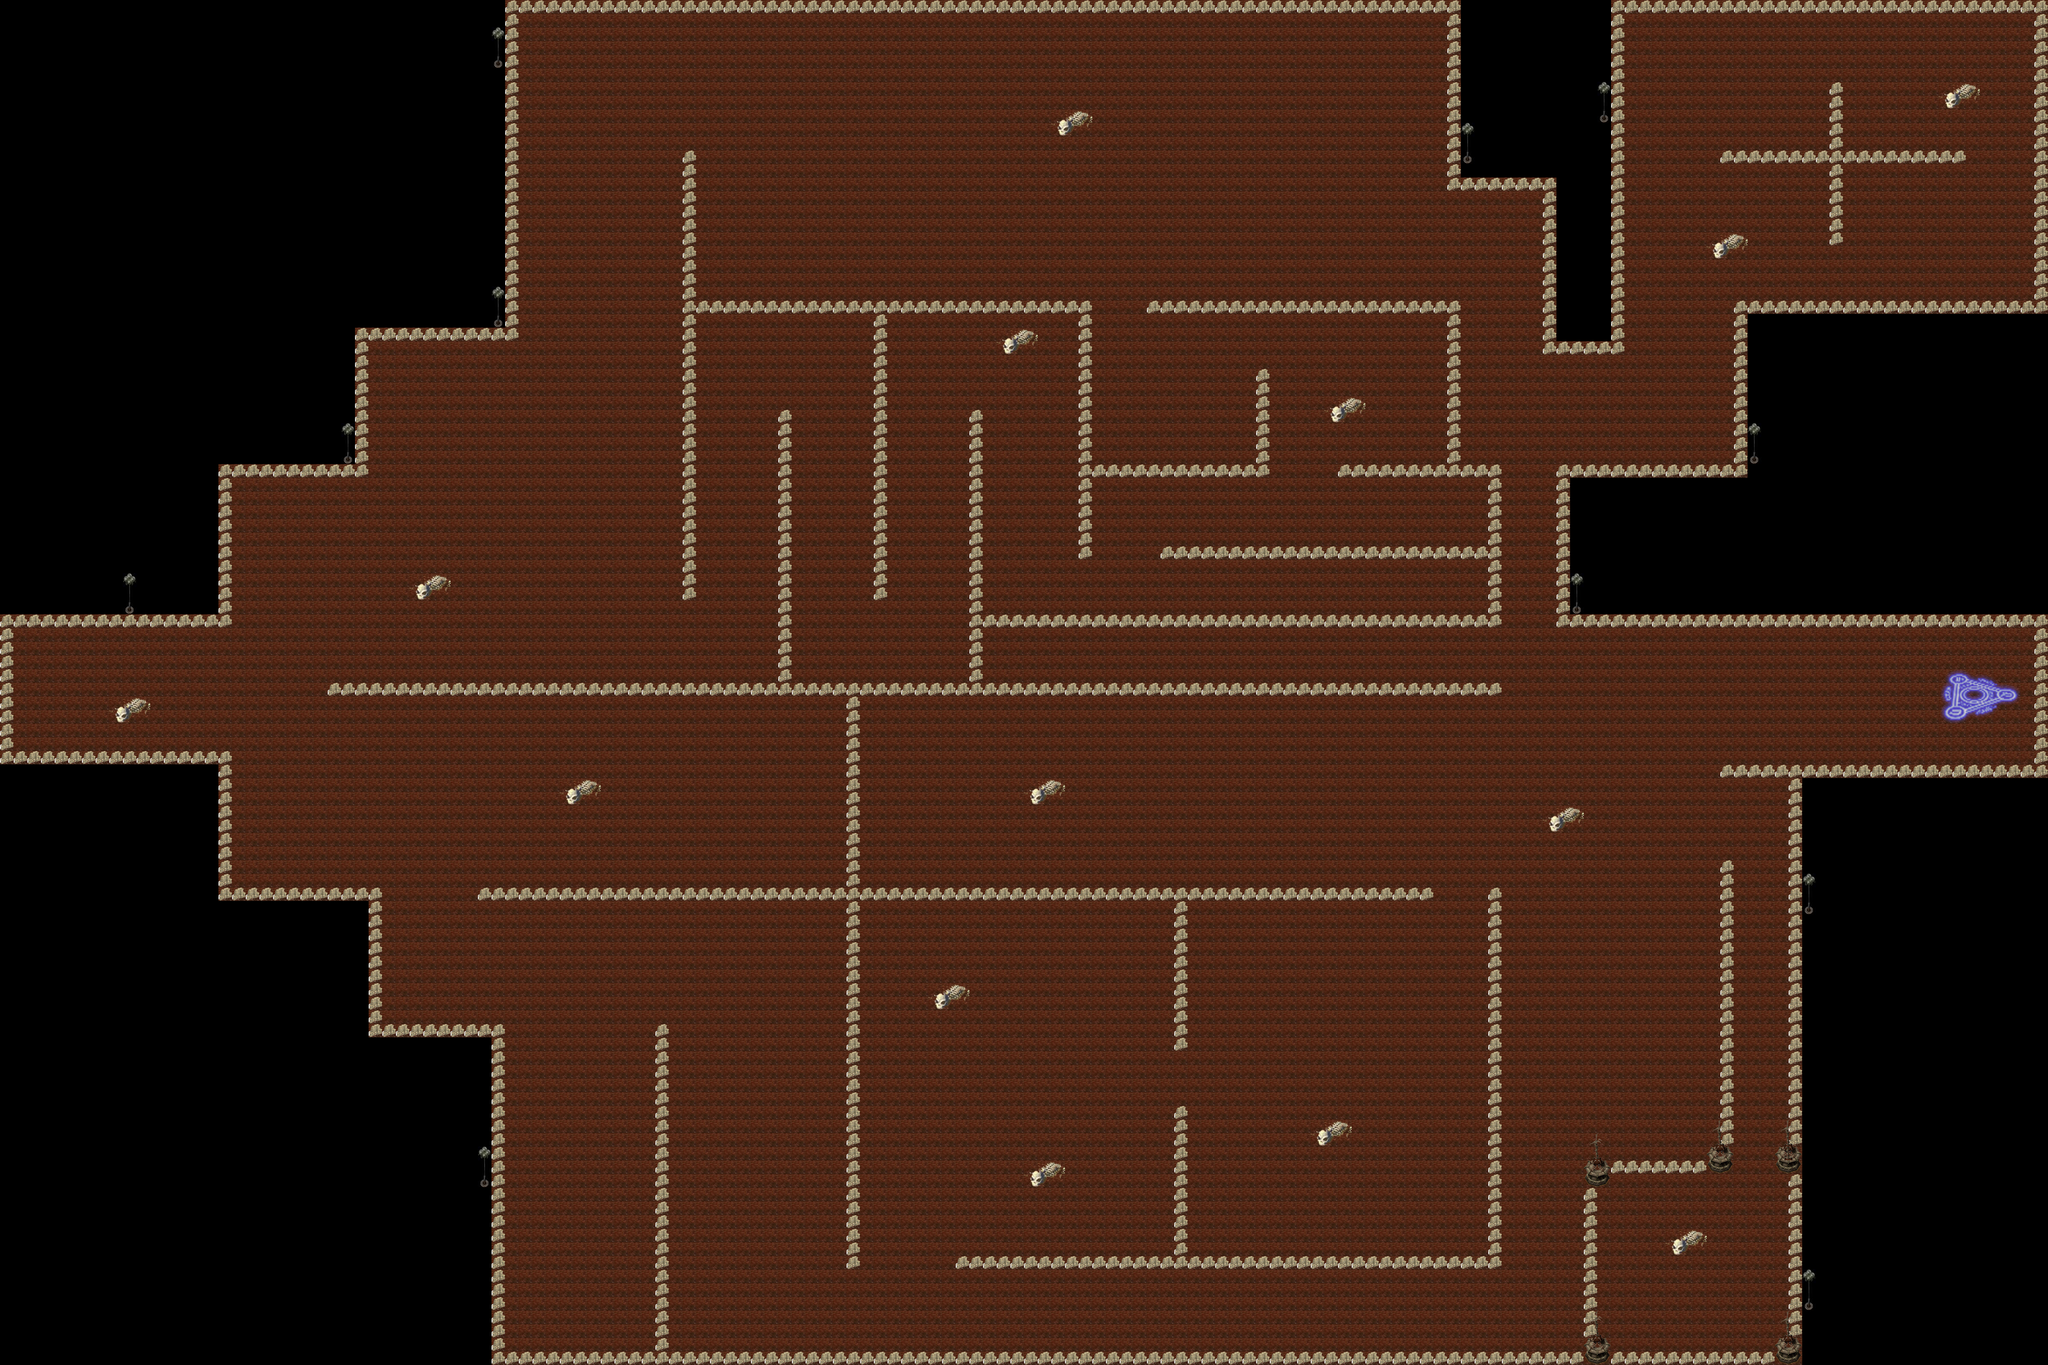

This is a level from a 2D game, rendered from its Tiled map with the project's own tilesets. A one-line summary and the map file follow, with tile-layer data summarised:
An orthogonal 150x100 tile map with 32x32 px tiles, 3 tile layers (bg, collision, decorate), 6 tilesets and 105 objects (103x enemy, hero, boss).

<map version="1.0" orientation="orthogonal" width="150" height="100" tilewidth="32" tileheight="32">
 <tileset firstgid="1" name="map_bg" tilewidth="32" tileheight="32">
  <image source="map_bg.jpg" width="32" height="32" />
 </tileset>
 <tileset firstgid="2" name="stone" tilewidth="32" tileheight="32">
  <image source="stone.png" width="32" height="32" />
 </tileset>
 <tileset firstgid="3" name="passArea" tilewidth="32" tileheight="32">
  <image source="passArea.png" width="192" height="128" />
 </tileset>
 <tileset firstgid="27" name="light" tilewidth="32" tileheight="32">
  <image source="light.jpg" width="32" height="96" />
 </tileset>
 <tileset firstgid="30" name="bone" tilewidth="32" tileheight="32">
  <image source="bone.png" width="126" height="64" />
 </tileset>
 <tileset firstgid="36" name="zhuzi" tilewidth="32" tileheight="32">
  <image source="zhuzi.png" width="64" height="128" />
 </tileset>
 <layer name="bg" width="150" height="100">
  <data>[15000 cells, 10803 non-empty, 1 distinct tile ids]</data>
 </layer>
 <layer name="collision" width="150" height="100">
  <data>[15000 cells, 1291 non-empty, 5 distinct tile ids]</data>
 </layer>
 <layer name="decorate" width="150" height="100">
  <data>[15000 cells, 163 non-empty, 37 distinct tile ids]</data>
 </layer>
 <objectgroup name="objects" width="150" height="100">
  <object name="hero" x="107" y="1604" width="21" height="25" />
  <object name="boss" x="3780" y="2860" />
  <object name="enemy" x="688" y="1248" />
  <object name="enemy" x="696" y="1392" />
  <object name="enemy" x="1088" y="1424" width="8" />
  <object name="enemy" x="1160" y="1424" />
  <object name="enemy" x="1112" y="1008" />
  <object name="enemy" x="1376" y="1208" />
  <object name="enemy" x="1464" y="1440" width="16" />
  <object name="enemy" x="776" y="1840" />
  <object name="enemy" x="1088" y="2248" width="8" />
  <object name="enemy" x="1704" y="1904" />
  <object name="enemy" x="1760" y="2416" />
  <object name="enemy" x="1384" y="2632" height="8" />
  <object name="enemy" x="1344" y="3024" />
  <object name="enemy" x="1752" y="2936" />
  <object name="enemy" x="1896" y="3072" width="8" height="8" />
  <object name="enemy" x="2288" y="2648" />
  <object name="enemy" x="2488" y="2416" width="8" />
  <object name="enemy" x="2304" y="2256" />
  <object name="enemy" x="2608" y="2816" width="8" height="8" />
  <object name="enemy" x="2472" y="2592" />
  <object name="enemy" x="2192" y="2808" height="8" />
  <object name="enemy" x="2912" y="2336" />
  <object name="enemy" x="2936" y="2544" height="8" />
  <object name="enemy" x="3192" y="2360" />
  <object name="enemy" x="3104" y="2216" />
  <object name="enemy" x="3376" y="2616" width="8" />
  <object name="enemy" x="3216" y="2824" />
  <object name="enemy" x="2984" y="2752" />
  <object name="enemy" x="2240" y="3088" />
  <object name="enemy" x="2568" y="3088" width="8" />
  <object name="enemy" x="2904" y="3088" height="16" />
  <object name="enemy" x="3296" y="3088" width="8" />
  <object name="enemy" x="3560" y="3072" width="8" />
  <object name="enemy" x="3616" y="2744" width="8" />
  <object name="enemy" x="3704" y="2224" />
  <object name="enemy" x="3984" y="2376" />
  <object name="enemy" x="3800" y="2544" />
  <object name="enemy" x="3728" y="2432" />
  <object name="enemy" x="4104" y="2096" />
  <object name="enemy" x="4112" y="2264" />
  <object name="enemy" x="4112" y="2448" />
  <object name="enemy" x="4128" y="2576" />
  <object name="enemy" x="4120" y="2664" />
  <object name="enemy" x="4096" y="2824" />
  <object name="enemy" x="4064" y="3080" />
  <object name="enemy" x="4088" y="2976" />
  <object name="enemy" x="3816" y="2928" />
  <object name="enemy" x="1728" y="184" />
  <object name="enemy" x="1800" y="344" />
  <object name="enemy" x="1752" y="480" />
  <object name="enemy" x="2104" y="456" width="8" height="8" />
  <object name="enemy" x="2264" y="168" />
  <object name="enemy" x="2256" y="440" width="24" height="24" />
  <object name="enemy" x="2576" y="576" width="32" />
  <object name="enemy" x="2968" y="288" />
  <object name="enemy" x="2728" y="200" />
  <object name="enemy" x="2888" y="536" width="32" height="8" />
  <object name="enemy" x="3224" y="600" width="24" height="8" />
  <object name="enemy" x="1464" y="256" />
  <object name="enemy" x="1312" y="656" />
  <object name="enemy" x="1440" y="928" width="16" />
  <object name="enemy" x="1760" y="832" height="8" />
  <object name="enemy" x="1712" y="1184" width="8" height="8" />
  <object name="enemy" x="1952" y="1152" />
  <object name="enemy" x="1944" y="1512" />
  <object name="enemy" x="2128" y="1448" />
  <object name="enemy" x="2136" y="968" />
  <object name="enemy" x="2184" y="760" />
  <object name="enemy" x="2400" y="968" />
  <object name="enemy" x="2432" y="1200" />
  <object name="enemy" x="2160" y="1168" />
  <object name="enemy" x="2424" y="1336" width="8" height="8" />
  <object name="enemy" x="2632" y="1528" />
  <object name="enemy" x="2800" y="1544" width="16" height="8" />
  <object name="enemy" x="3080" y="1528" width="8" />
  <object name="enemy" x="3256" y="1536" width="8" />
  <object name="enemy" x="3424" y="1552" width="8" />
  <object name="enemy" x="3400" y="1504" width="8" height="8" />
  <object name="enemy" x="2584" y="1752" />
  <object name="enemy" x="2648" y="1896" width="8" height="8" />
  <object name="enemy" x="2272" y="1792" width="8" height="48" />
  <object name="enemy" x="2176" y="1936" width="48" height="16" />
  <object name="enemy" x="2872" y="1800" width="24" />
  <object name="enemy" x="3096" y="1920" width="40" height="24" />
  <object name="enemy" x="3224" y="1776" width="8" />
  <object name="enemy" x="3344" y="1928" width="16" height="24" />
  <object name="enemy" x="3400" y="1768" width="8" height="16" />
  <object name="enemy" x="2144" y="1688" height="16" />
  <object name="enemy" x="2400" y="1968" width="80" height="48" />
  <object name="enemy" x="3664" y="928" height="16" />
  <object name="enemy" x="3512" y="872" />
  <object name="enemy" x="3944" y="224" width="8" />
  <object name="enemy" x="4104" y="112" width="40" height="48" />
  <object name="enemy" x="4128" y="264" width="8" height="48" />
  <object name="enemy" x="4432" y="136" height="8" />
  <object name="enemy" x="4672" y="240" width="16" height="48" />
  <object name="enemy" x="4576" y="464" width="40" height="40" />
  <object name="enemy" x="4480" y="552" width="24" height="24" />
  <object name="enemy" x="4632" y="648" width="32" height="40" />
  <object name="enemy" x="3896" y="944" width="48" height="24" />
  <object name="enemy" x="2760" y="1216" />
  <object name="enemy" x="3312" y="1176" height="40" />
  <object name="enemy" x="2976" y="1344" width="16" height="24" />
 </objectgroup>
</map>